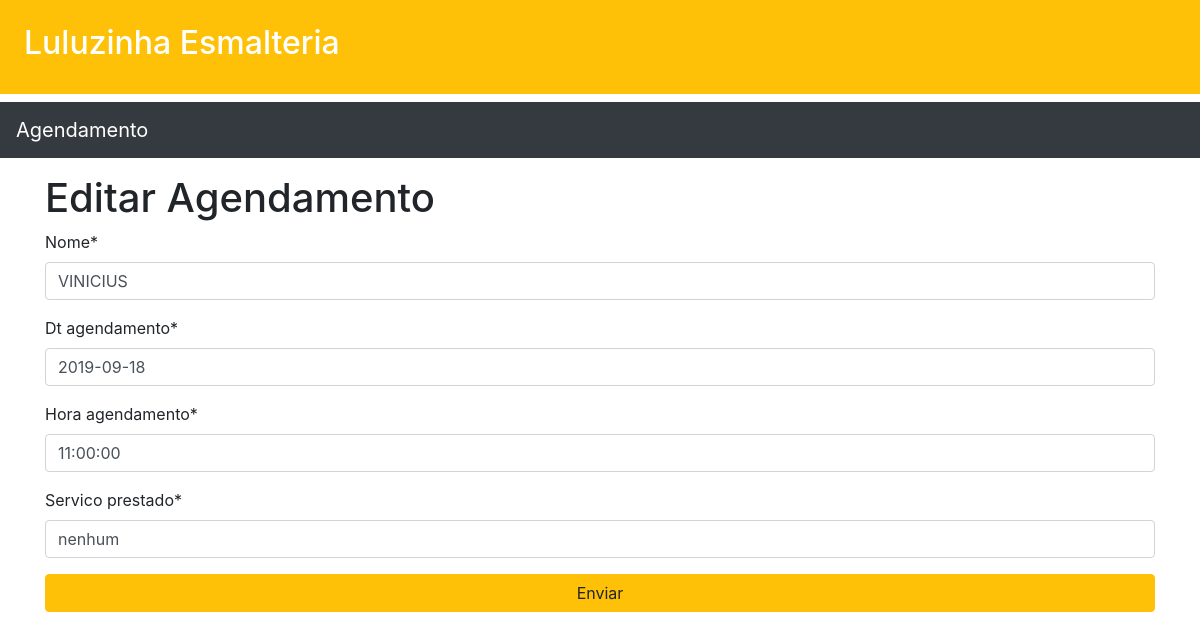
/agendamento/agenda/editar_agendamento/4, run on the app's committed database.
### agendamento/models.py (models this page shows, shortened)
class Agendamento(models.Model):
    nome = models.CharField(max_length=250)
    dt_agendamento = models.DateField(default='1900-01-01')
    hora_agendamento = models.TimeField(default='00:00:00')
    servico_prestado= models.CharField(max_length=250)

### agendamento/views.py (the view)
# urls.py: path('agenda/editar_agendamento/<int:id>',editar_agendamento,name='editar_agendamento'),
def editar_agendamento(request,id=None):
    agendamento = get_object_or_404(Agendamento,id=id)
    form = AgendamentoForm(request.POST or None,instance=agendamento)
    if form.is_valid():
        obj = form.save()
        obj.save()
        messages.info(request,"Agendamento editado com sucesso")
        return redirect('lista_de_agendamento')
    return render(request,"agenda/editar_agendamento.html",{'form':form})

### agendamento/forms.py
class AgendamentoForm(forms.ModelForm):
    class Meta:
        model =  Agendamento
        fields = ['nome','dt_agendamento','hora_agendamento','servico_prestado']
        widgets = {
            'nome':forms.TextInput(attrs={'placeholder':'Nome cliente'}),
            'dt_agendamento':forms.TextInput(attrs={'placeholder':'Data de agendamento'}),
            'hora_agendamento':forms.TextInput(attrs={'placeholder':'Hora de agendamento'}),
            'servico_prestado':forms.TextInput(attrs={'placeholder':'Serviço prestado'})
        }

### core/templates/agenda/editar_agendamento.html
{% extends 'baseAgendamento.html' %}
{% load crispy_forms_tags %}
{% block content %}
<div class="container">
    <h1>Editar Agendamento</h1>
    <form action="" method="post"> {% csrf_token %}
        {{ form|crispy }}
        <input type="submit" class="btn btn-block btn-warning" value="Enviar">
    </form>
</div>
{% endblock %}

### data on the page
Agendamento: nome "VINICIUS", dt_agendamento "2019-09-18", hora_agendamento "11:00:00", servico_prestado "nenhum"
